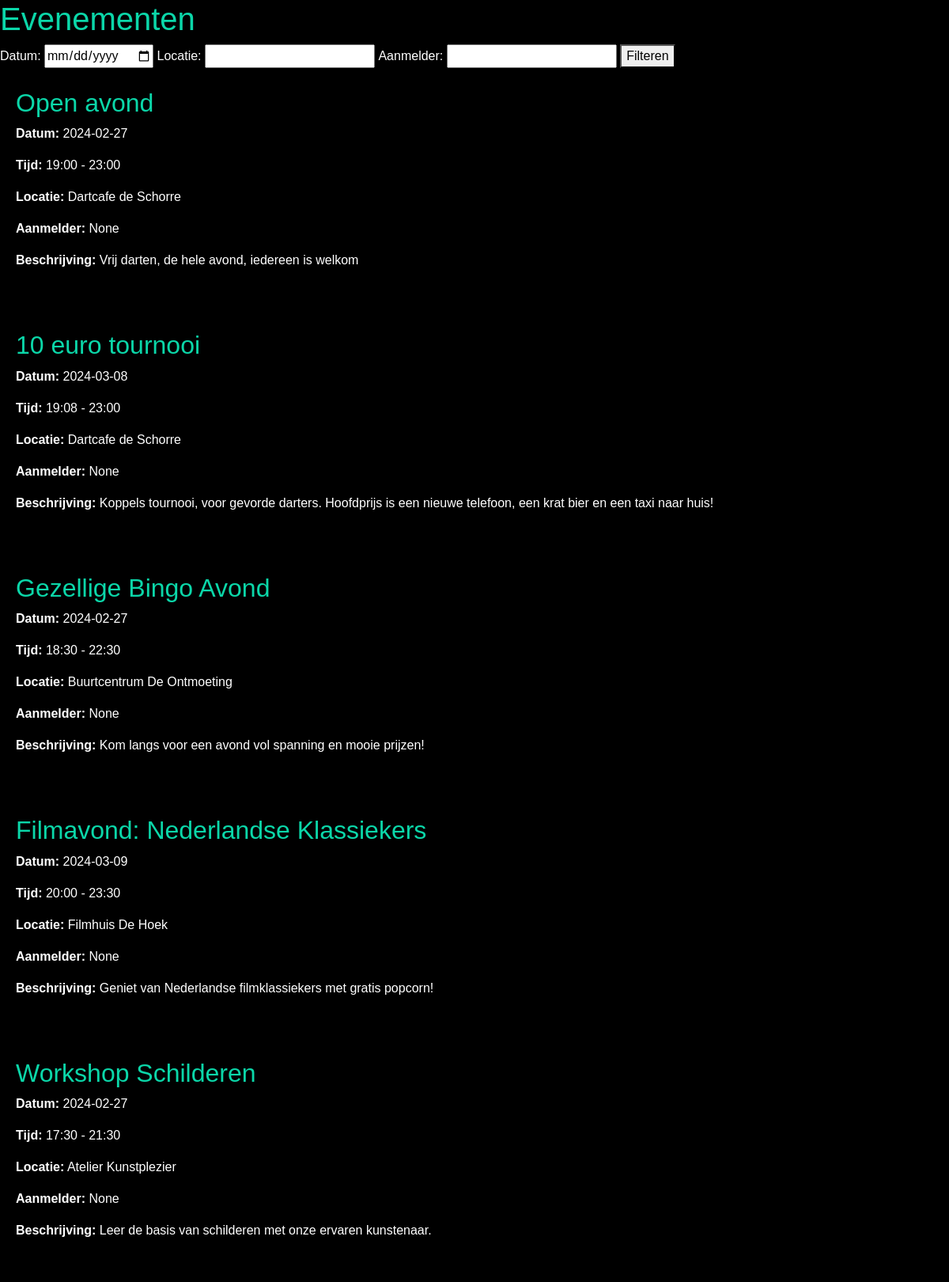
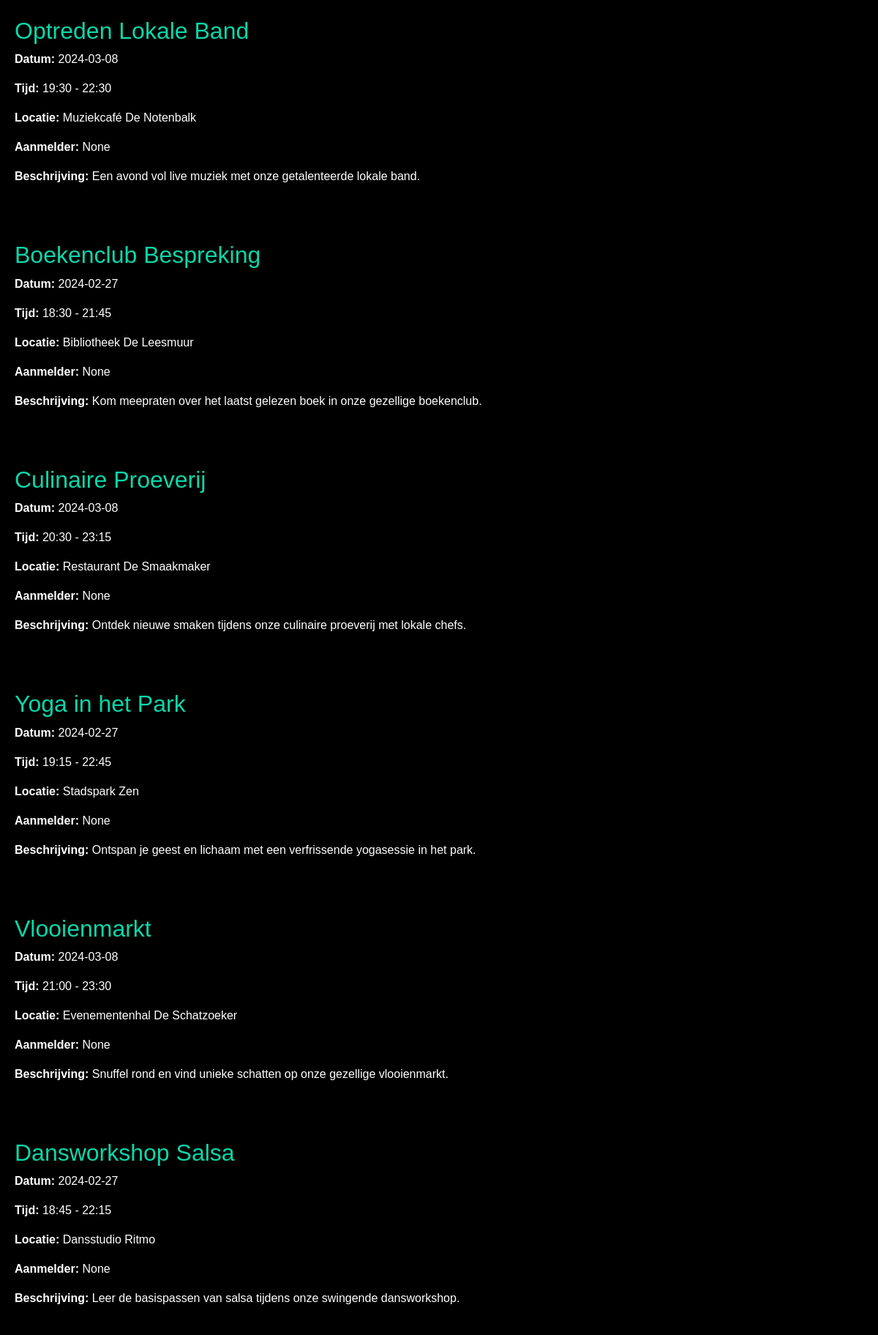
The app's page /events (upper part) with its own data (2 pictures, top to bottom).
### tables this page shows
CREATE TABLE events (
            id INTEGER PRIMARY KEY AUTOINCREMENT,
            name TEXT NOT NULL,
            description TEXT NOT NULL,
            event_date DATE NOT NULL,
            start_time TEXT NOT NULL,            
            end_time TEXT NOT NULL,
            location TEXT NOT NULL,
            agenda_id INTEGER NOT NULL,
            date_created DATE NOT NULL DEFAULT CURRENT_TIMESTAMP, aanmelder TEXT,
            FOREIGN KEY (agenda_id) REFERENCES agendas (id)
        );

### app.py (the view, shortened to what this page needs)
@app.route('/events', methods=['GET', 'POST'])
def events():
    conn = get_db_connection()
    page = request.args.get('page', 1, type=int)
    per_page = 20
    offset = (page - 1) * per_page
    if request.method == 'GET':
        date_filter = request.args.get('date')
        location_filter = request.args.get('location')
        aanmelder_filter = request.args.get('aanmelder')
        query = 'SELECT * FROM events'
        params = ()
        query += f' LIMIT {per_page} OFFSET {offset}'
        events = conn.execute(query, params).fetchall()
        conn.close()
        return render_template('events.html', events=events)
    elif request.method == 'POST':
        pass
    conn.close()
    return render_template('events.html', events=events)

### app.py (called while the page is built)
def get_db_connection():
    conn = sqlite3.connect("event_calendar.db")
    conn.row_factory = sqlite3.Row
    return conn

### templates/events.html (shortened to what this page needs)
<!DOCTYPE html>
<html lang="en">
<head>
    <link rel="stylesheet" href="{{url_for('static',filename='css/bootstrap.min.css')}}">
    <link rel="stylesheet" href="https://stackpath.bootstrapcdn.com/bootstrap/4.5.2/css/bootstrap.min.css">
    <link rel="stylesheet" href="{{url_for('static',filename='myfont/css/all.min.css')}}">
</head>
<body>
    <h1>Evenementen</h1>
    <div class="filter-container">
        <form action="{{ url_for('events') }}" method="GET">
            <label for="date-filter">Datum:</label>
            <input type="date" id="date-filter" name="date">
            <label for="location-filter">Locatie:</label>
            <input type="text" id="location-filter" name="location">
            <label for="aanmelder-filter">Aanmelder:</label>
            <input type="text" id="aanmelder-filter" name="aanmelder">
            <button type="submit">Filteren</button>
        </form>
    </div>
    <ul>
        {% for event in events %}
            <li>
                <h2>{{ event['name'] }}</h2>
                <p><strong>Datum:</strong> {{ event['event_date'] }}</p>
                <p><strong>Tijd:</strong> {{ event['start_time'] }} - {{ event['end_time'] }}</p>
                <p><strong>Locatie:</strong> {{ event['location'] }}</p>
                <p><strong>Aanmelder:</strong> {{ event['aanmelder'] }}</p>
                <p><strong>Beschrijving:</strong> {{ event['description'] }}</p>
            </li>
        {% endfor %}
    </ul>
</body>
</html>

### templates/events.html (style rules this page uses)
body { font-family: Arial, sans-serif; background-color: #000000; margin: 0; padding: 0; color: white; }
h1 { color: #0bd7a9; }
ul { list-style: none; padding: 0; }
li { margin-bottom: 20px; padding: 20px; background-color: #000000; border-radius: 10px; box-shadow: 3px 3px 10px black; }
h2 { color: #0bd7a9; }
p { color: white; }

### records on screen
events: name "Open avond", event_date "2024-02-27", start_time "19:00", end_time "23:00", location "Dartcafe de Schorre", aanmelder "None", description "Vrij darten, de hele avond, iedereen is welkom"
events: name "10 euro tournooi", event_date "2024-03-08", start_time "19:08", end_time "23:00", location "Dartcafe de Schorre", aanmelder "None", description "Koppels tournooi, voor gevorde darters. Hoofdprijs is een nieuwe telefoon, een krat bier en een taxi naar huis!"
events: name "Gezellige Bingo Avond", event_date "2024-02-27", start_time "18:30", end_time "22:30", location "Buurtcentrum De Ontmoeting", aanmelder "None", description "Kom langs voor een avond vol spanning en mooie prijzen!"
events: name "Filmavond: Nederlandse Klassiekers", event_date "2024-03-09", start_time "20:00", end_time "23:30", location "Filmhuis De Hoek", aanmelder "None", description "Geniet van Nederlandse filmklassiekers met gratis popcorn!"
events: name "Workshop Schilderen", event_date "2024-02-27", start_time "17:30", end_time "21:30", location "Atelier Kunstplezier", aanmelder "None", description "Leer de basis van schilderen met onze ervaren kunstenaar."
events: name "Optreden Lokale Band", event_date "2024-03-08", start_time "19:30", end_time "22:30", location "Muziekcafé De Notenbalk", aanmelder "None", description "Een avond vol live muziek met onze getalenteerde lokale band."
events: name "Boekenclub Bespreking", event_date "2024-02-27", start_time "18:30", end_time "21:45", location "Bibliotheek De Leesmuur", aanmelder "None", description "Kom meepraten over het laatst gelezen boek in onze gezellige boekenclub."
events: name "Culinaire Proeverij", event_date "2024-03-08", start_time "20:30", end_time "23:15", location "Restaurant De Smaakmaker", aanmelder "None", description "Ontdek nieuwe smaken tijdens onze culinaire proeverij met lokale chefs."
events: name "Yoga in het Park", event_date "2024-02-27", start_time "19:15", end_time "22:45", location "Stadspark Zen", aanmelder "None", description "Ontspan je geest en lichaam met een verfrissende yogasessie in het park."
events: name "Vlooienmarkt", event_date "2024-03-08", start_time "21:00", end_time "23:30", location "Evenementenhal De Schatzoeker", aanmelder "None", description "Snuffel rond en vind unieke schatten op onze gezellige vlooienmarkt."
events: name "Dansworkshop Salsa", event_date "2024-02-27", start_time "18:45", end_time "22:15", location "Dansstudio Ritmo", aanmelder "None", description "Leer de basispassen van salsa tijdens onze swingende dansworkshop."
